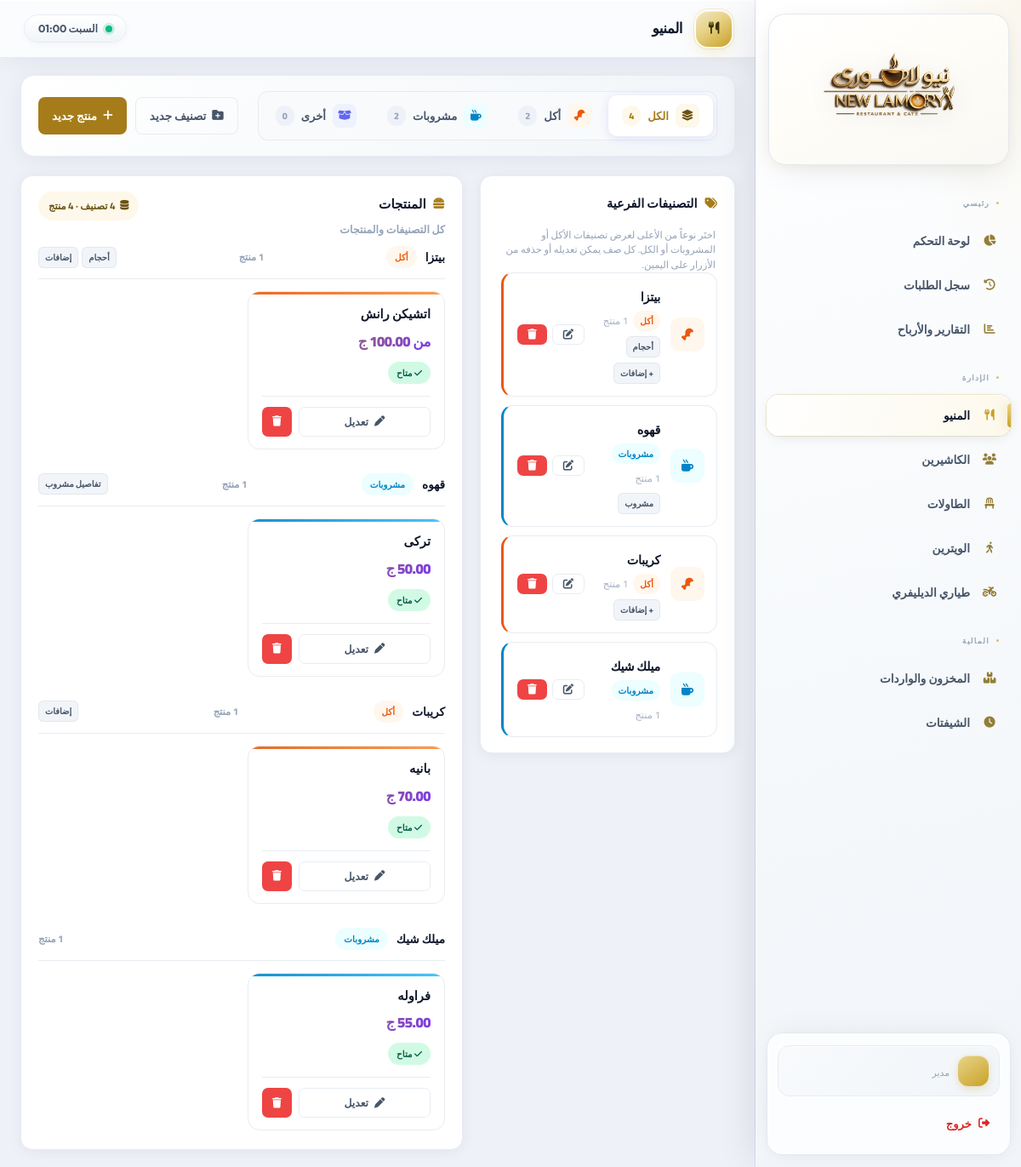
/admin-panel/menu/, run on the app's committed database.
### pos/models.py (models this page shows, shortened)
class Category(models.Model):
    TYPE_CHOICES = [('food','أكل'),('drink','مشروبات'),('other','أخرى')]
    name          = models.CharField(max_length=100, verbose_name='الاسم')
    category_type = models.CharField(max_length=10, choices=TYPE_CHOICES, default='other', verbose_name='النوع')
    order         = models.PositiveIntegerField(default=0, verbose_name='الترتيب')
    is_active     = models.BooleanField(default=True, verbose_name='نشط')
    enable_sizes = models.BooleanField(
        default=False, verbose_name='أحجام للأصناف',
        help_text='عند التفعيل يُعرّف لكل صنف أسعار لعدة أحجام بدل سعر واحد فقط.',
    )
    enable_addons = models.BooleanField(
        default=False, verbose_name='إضافات اختيارية',
        help_text='قائمة إضافات بأسعار (مثل جبن، بطاطس) تُزاد على سعر الصنف عند الطلب.',
    )
    enable_drink_options = models.BooleanField(
        default=False, verbose_name='خيارات تفصيل المشروب',
        help_text='عناوين جاهزة (بدون سكر، زيادة ثلج…) + نص حر؛ تظهر في الفاتورة والمطبخ والبار.',
    )
    class Meta:
        verbose_name='تصنيف'; verbose_name_plural='التصنيفات'; ordering=['order','name']

class MenuItem(models.Model):
    category     = models.ForeignKey(Category, on_delete=models.CASCADE, related_name='items', verbose_name='التصنيف')
    name         = models.CharField(max_length=200, verbose_name='الاسم')
    price        = models.DecimalField(max_digits=8, decimal_places=2, verbose_name='السعر الأساسي')
    is_available = models.BooleanField(default=True, verbose_name='متاح')
    order        = models.PositiveIntegerField(default=0, verbose_name='الترتيب')
    description  = models.TextField(blank=True, verbose_name='الوصف')
    class Meta:
        verbose_name='منتج'; verbose_name_plural='المنتجات'; ordering=['order','name']
    def menu_grid_price(self):
        try:
            sz = list(self.sizes.all())
            if sz:
                return min(s.price for s in sz)
        except Exception:
            pass
        return self.price

### pos/admin_views.py (the view)
# urls.py: path('admin-panel/menu/',                admin_views.menu_list,           name='admin_menu'),
def menu_list(request):
    categories = list(
        Category.objects.order_by('order', 'name').prefetch_related(
            Prefetch(
                'addons',
                queryset=CategoryAddon.objects.order_by('order', 'id'),
            ),
            Prefetch(
                'drink_presets',
                queryset=DrinkOptionPreset.objects.order_by('order', 'id'),
            ),
            Prefetch(
                'items',
                queryset=MenuItem.objects.order_by('order', 'name').prefetch_related(
                    Prefetch('sizes', queryset=MenuItemSize.objects.order_by('order', 'id')),
                ),
            ),
        )
    )
    menu_stats = {
        'all': {'categories': 0, 'items': 0},
        'food': {'categories': 0, 'items': 0},
        'drink': {'categories': 0, 'items': 0},
        'other': {'categories': 0, 'items': 0},
    }
    for c in categories:
        n_items = len(c.items.all())
        menu_stats['all']['categories'] += 1
        menu_stats['all']['items'] += n_items
        t = c.category_type
        if t in menu_stats:
            menu_stats[t]['categories'] += 1
            menu_stats[t]['items'] += n_items
    return render(
        request,
        'pos/admin/menu.html',
        {'categories': categories, 'menu_stats': menu_stats},
    )

### templates/pos/admin/menu.html (shortened to what this page needs)
{% extends 'pos/admin/base.html' %}
{% block page_icon %}<i class="fas fa-utensils"></i>{% endblock %}
{% block page_title %}المنيو{% endblock %}
{% block content %}
<div class="menu-page" id="menuAdminPage">
  <div class="menu-toolbar">
    <div class="type-switch" role="tablist" aria-label="تصفية حسب النوع الأساسي">
      <button type="button" class="type-tab active" data-filter="all" role="tab" aria-selected="true" id="tab-all">
        <span class="tt-ico"><i class="fas fa-layer-group"></i></span>
        <span>الكل</span>
        <span class="tt-count" data-stat="all-cats">{{ menu_stats.all.categories }}</span>
      </button>
      <button type="button" class="type-tab" data-filter="food" role="tab" aria-selected="false" id="tab-food">
        <span class="tt-ico"><i class="fas fa-drumstick-bite"></i></span>
        <span>أكل</span>
        <span class="tt-count" data-stat="food-cats">{{ menu_stats.food.categories }}</span>
      </button>
      <button type="button" class="type-tab" data-filter="drink" role="tab" aria-selected="false" id="tab-drink">
        <span class="tt-ico"><i class="fas fa-mug-hot"></i></span>
        <span>مشروبات</span>
        <span class="tt-count" data-stat="drink-cats">{{ menu_stats.drink.categories }}</span>
      </button>
      <button type="button" class="type-tab" data-filter="other" role="tab" aria-selected="false" id="tab-other">
        <span class="tt-ico"><i class="fas fa-box-open"></i></span>
        <span>أخرى</span>
        <span class="tt-count" data-stat="other-cats">{{ menu_stats.other.categories }}</span>
      </button>
    </div>
    <div class="menu-toolbar-actions">
      <a href="{% url 'admin_cat_add' %}" class="btn btn-out"><i class="fas fa-folder-plus"></i> تصنيف جديد</a>
      <a href="{% url 'admin_item_add' %}" class="btn btn-pri"><i class="fas fa-plus"></i> منتج جديد</a>
    </div>
  </div>
  <div class="menu-layout">
    <div class="menu-side">
      <div class="card">
        <div class="card-hdr"><span><i class="fas fa-tags"></i> التصنيفات الفرعية</span></div>
        <p class="menu-side-hint">اختَر نوعاً من الأعلى لعرض تصنيفات الأكل أو المشروبات أو الكل. كل صف يمكن تعديله أو حذفه من الأزرار على اليمين.</p>
        <div class="cat-list" id="adminCatList">
        {% for cat in categories %}
        <div class="cat-row" data-primary-type="{{ cat.category_type }}">
          <div class="cat-badge cat-{{ cat.category_type }}">
            {% if cat.category_type == 'food' %}<i class="fas fa-drumstick-bite"></i>
            {% elif cat.category_type == 'drink' %}<i class="fas fa-mug-hot"></i>
            {% else %}<i class="fas fa-box-open"></i>{% endif %}
          </div>
          <div style="flex:1;min-width:0">
            <div class="cat-name">{{ cat.name }}</div>
            <div class="cat-meta">
              {% if cat.category_type == 'food' %}<span class="cat-pill p-food">أكل</span>
              {% elif cat.category_type == 'drink' %}<span class="cat-pill p-drink">مشروبات</span>
              {% else %}<span class="cat-pill p-other">أخرى</span>{% endif %}
              <span class="cat-count-dir">{{ cat.items.all|length }} منتج</span>
              {% if cat.enable_sizes %}<span class="opt-chip" title="أحجام">أحجام</span>{% endif %}
              {% if cat.enable_addons %}<span class="opt-chip" title="إضافات">+ إضافات</span>{% endif %}
              {% if cat.enable_drink_options %}<span class="opt-chip" title="تفاصيل مشروب">مشروب</span>{% endif %}
            </div>
          </div>
          <div class="cat-actions">
            <a href="{% url 'admin_cat_edit' cat.pk %}" class="btn btn-out btn-sm" title="تعديل"><i class="fas fa-edit"></i></a>
            <button type="button" class="btn btn-dan btn-sm" onclick="deleteCat({{ cat.pk }})" title="حذف"><i class="fas fa-trash"></i></button>
          </div>
        </div>
        {% empty %}
        <p style="color:var(--muted);text-align:center;padding:24px 12px">مفيش تصنيفات بعد. أضف تصنيفاً من الزر أعلاه.</p>
        {% endfor %}
        </div>
      </div>
    </div>
    <div class="menu-main">
      <div class="card">
        <div class="menu-main-hdr">
          <div>
            <h2><i class="fas fa-burger"></i> المنتجات</h2>
            <p class="menu-subtitle" id="menuProductsSubtitle">كل التصنيفات والمنتجات</p>
          </div>
          <span class="menu-live-chip" id="menuProductsChip"><i class="fas fa-database"></i> <span id="menuProductsChipText">{{ menu_stats.all.categories }} تصنيف · {{ menu_stats.all.items }} منتج</span></span>
        </div>
        {% for cat in categories %}
        <div class="menu-cat-block" data-primary-type="{{ cat.category_type }}">
          <div class="cat-section-hdr">
            <div class="cat-section-title">
              {{ cat.name }}
              {% if cat.category_type == 'food' %}<span class="mini-type p-food">أكل</span>
              {% elif cat.category_type == 'drink' %}<span class="mini-type p-drink">مشروبات</span>
              {% else %}<span class="mini-type p-other">أخرى</span>{% endif %}
            </div>
            <span class="cat-section-count">{{ cat.items.all|length }} منتج</span>
            {% if cat.enable_sizes or cat.enable_addons or cat.enable_drink_options %}
            <span style="display:flex;flex-wrap:wrap;gap:4px;align-items:center">
              {% if cat.enable_sizes %}<span class="opt-chip">أحجام</span>{% endif %}
              {% if cat.enable_addons %}<span class="opt-chip">إضافات</span>{% endif %}
              {% if cat.enable_drink_options %}<span class="opt-chip">تفاصيل مشروب</span>{% endif %}
            </span>
            {% endif %}
          </div>
          <div class="items-grid">
            {% for item in cat.items.all %}
            <div class="item-card {% if not item.is_available %}unavail{% endif %}" data-primary-type="{{ cat.category_type }}">
              <div class="item-name">{{ item.name }}</div>
              <div class="item-price">{% if item.sizes.all|length %}من {{ item.menu_grid_price }} ج{% else %}{{ item.price }} ج{% endif %}</div>
              <div class="item-cat">
                {% if not item.is_available %}<span class="badge b-war" style="font-size:.65rem"><i class="fas fa-ban"></i> غير متاح</span>
                {% else %}<span class="badge b-suc" style="font-size:.65rem"><i class="fas fa-check"></i> متاح</span>{% endif %}
              </div>
              <div class="item-actions">
                <a href="{% url 'admin_item_edit' item.pk %}" class="btn btn-out btn-sm" style="flex:1;justify-content:center"><i class="fas fa-pen"></i> تعديل</a>
                <button type="button" class="btn btn-dan btn-sm" onclick="deleteItem({{ item.pk }})"><i class="fas fa-trash"></i></button>
              </div>
            </div>
            {% empty %}
            <p style="color:var(--muted);font-size:.82rem;grid-column:1/-1">لا توجد منتجات في «{{ cat.name }}».</p>
            {% endfor %}
          </div>
        </div>
        {% empty %}
        <p style="color:var(--muted);text-align:center;padding:32px">مفيش منتجات. أضف تصنيفاً ثم منتجات.</p>
        {% endfor %}
      </div>
    </div>
  </div>
</div>
{% endblock %}

### templates/pos/admin/base.html (style rules this page uses)
* { margin:0;padding:0;box-sizing:border-box }
:root { --sw:312px;--th:68px; --gold:#c9a227;--gold-soft:#e8d48a;--gold-muted:rgba(201,162,39,.14);--gold-line:rgba(201,162,39,.28); --gold-dim:#8a7020; --pri:#a67c1a;--pri-l:#fdf8ea;--pri-d:#6b5212; --suc:#10b981;--suc-l:#d1fae5; --dan:#ef4444;--dan-l:#fee2e2; --war:#f59e0b;--war-l:#fef3c7; --bg:#eef1f8;--card:#fff;--text:#0f172a;--text2:#475569;--muted:#94a3b8;--border:#e8ecf2; --sb-bg:#f8fafc;--sb-bg2:#f1f5f9;--sb-edge:rgba(148,163,184,.25); --shadow:0 2px 16px rgba(15,23,42,.06);--radius:14px; --ease-out:cubic-bezier(.22,1,.36,1); }
body { font-family:'Cairo','Segoe UI',Tahoma,sans-serif;background:var(--bg);color:var(--text);min-height:100vh }
.card { background:#fff;border-radius:var(--radius);padding:18px 20px;box-shadow:var(--shadow);border:1px solid var(--border) }
.card-hdr { font-size:.9rem;font-weight:700;display:flex;justify-content:space-between;align-items:center;margin-bottom:16px }
.card-hdr i { color:var(--pri);margin-left:6px }
.btn { padding:8px 16px;border-radius:8px;border:none;cursor:pointer;font-size:.84rem;font-weight:700;text-decoration:none;font-family:inherit;display:inline-flex;align-items:center;gap:7px;transition:all .18s }
.btn-pri { background:var(--pri);color:#fff }
.btn-dan { background:var(--dan);color:#fff }
.btn-out { background:transparent;border:1.5px solid var(--border);color:var(--text2) }
.btn-sm { padding:5px 12px;font-size:.77rem;border-radius:7px }
.badge { padding:3px 10px;border-radius:999px;font-size:.7rem;font-weight:700 }
.b-suc { background:var(--suc-l);color:#065f46 }

### data on the page
Category: category_type "food" (drawn), name "بيتزا", enable_sizes "أحجام", enable_addons "+ إضافات"
Category: category_type "drink" (drawn), name "قهوه", enable_drink_options "مشروب", enable_sizes "تفاصيل مشروب"
Category: category_type "food" (drawn), name "كريبات", enable_addons "+ إضافات", enable_sizes "إضافات"
Category: category_type "drink" (drawn), name "ميلك شيك"
MenuItem: name "اتشيكن رانش", is_available True (drawn)
MenuItem: name "تركى", is_available True (drawn)
MenuItem: name "بانيه", is_available True (drawn)
MenuItem: name "فراوله", is_available True (drawn)

### other printed values
{{ menu_stats.all.categories }} "4"
{{ menu_stats.food.categories }} "2"
{{ menu_stats.drink.categories }} "2"
{{ menu_stats.other.categories }} "0"
